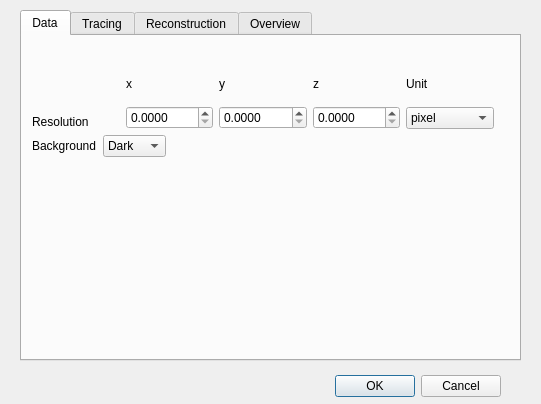
<?xml version="1.0" encoding="UTF-8"?>
<ui version="4.0">
 <class>SettingDialog</class>
 <widget class="QDialog" name="SettingDialog">
  <property name="geometry">
   <rect>
    <x>0</x>
    <y>0</y>
    <width>541</width>
    <height>404</height>
   </rect>
  </property>
  <property name="windowTitle">
   <string>Settings</string>
  </property>
  <widget class="QDialogButtonBox" name="buttonBox">
   <property name="geometry">
    <rect>
     <x>330</x>
     <y>370</y>
     <width>171</width>
     <height>32</height>
    </rect>
   </property>
   <property name="orientation">
    <enum>Qt::Horizontal</enum>
   </property>
   <property name="standardButtons">
    <set>QDialogButtonBox::Cancel|QDialogButtonBox::Ok</set>
   </property>
  </widget>
  <widget class="QTabWidget" name="tabWidget">
   <property name="geometry">
    <rect>
     <x>20</x>
     <y>10</y>
     <width>501</width>
     <height>351</height>
    </rect>
   </property>
   <property name="toolTip">
    <string>Scaling of the final reconstruction</string>
   </property>
   <property name="currentIndex">
    <number>0</number>
   </property>
   <widget class="QWidget" name="tab">
    <attribute name="title">
     <string>Data</string>
    </attribute>
    <widget class="QWidget" name="layoutWidget">
     <property name="geometry">
      <rect>
       <x>10</x>
       <y>31</y>
       <width>462</width>
       <height>90</height>
      </rect>
     </property>
     <layout class="QVBoxLayout" name="verticalLayout_11">
      <item>
       <layout class="QHBoxLayout" name="horizontalLayout_4">
        <item>
         <layout class="QVBoxLayout" name="verticalLayout_6">
          <item>
           <spacer name="verticalSpacer_4">
            <property name="orientation">
             <enum>Qt::Vertical</enum>
            </property>
            <property name="sizeHint" stdset="0">
             <size>
              <width>20</width>
              <height>18</height>
             </size>
            </property>
           </spacer>
          </item>
          <item>
           <widget class="QLabel" name="label">
            <property name="text">
             <string>Resolution</string>
            </property>
           </widget>
          </item>
         </layout>
        </item>
        <item>
         <layout class="QVBoxLayout" name="verticalLayout">
          <item>
           <widget class="QLabel" name="label_2">
            <property name="text">
             <string>x</string>
            </property>
           </widget>
          </item>
          <item>
           <widget class="QDoubleSpinBox" name="XResSpinBox">
            <property name="decimals">
             <number>4</number>
            </property>
           </widget>
          </item>
         </layout>
        </item>
        <item>
         <layout class="QVBoxLayout" name="verticalLayout_2">
          <item>
           <widget class="QLabel" name="label_3">
            <property name="text">
             <string>y</string>
            </property>
           </widget>
          </item>
          <item>
           <widget class="QDoubleSpinBox" name="YResSpinBox">
            <property name="decimals">
             <number>4</number>
            </property>
           </widget>
          </item>
         </layout>
        </item>
        <item>
         <layout class="QVBoxLayout" name="verticalLayout_3">
          <item>
           <widget class="QLabel" name="label_4">
            <property name="text">
             <string>z</string>
            </property>
           </widget>
          </item>
          <item>
           <widget class="QDoubleSpinBox" name="ZResSpinBox">
            <property name="decimals">
             <number>4</number>
            </property>
           </widget>
          </item>
         </layout>
        </item>
        <item>
         <layout class="QVBoxLayout" name="verticalLayout_4">
          <item>
           <widget class="QLabel" name="label_9">
            <property name="text">
             <string>Unit</string>
            </property>
           </widget>
          </item>
          <item>
           <widget class="QComboBox" name="unitComboBox">
            <item>
             <property name="text">
              <string>pixel</string>
             </property>
            </item>
            <item>
             <property name="text">
              <string>um</string>
             </property>
            </item>
           </widget>
          </item>
         </layout>
        </item>
       </layout>
      </item>
      <item>
       <layout class="QHBoxLayout" name="horizontalLayout_10">
        <item>
         <widget class="QLabel" name="label_17">
          <property name="text">
           <string>Background</string>
          </property>
         </widget>
        </item>
        <item>
         <widget class="QComboBox" name="backgroundComboBox">
          <item>
           <property name="text">
            <string>Dark</string>
           </property>
          </item>
          <item>
           <property name="text">
            <string>Bright</string>
           </property>
          </item>
         </widget>
        </item>
        <item>
         <spacer name="horizontalSpacer_4">
          <property name="orientation">
           <enum>Qt::Horizontal</enum>
          </property>
          <property name="sizeHint" stdset="0">
           <size>
            <width>40</width>
            <height>20</height>
           </size>
          </property>
         </spacer>
        </item>
       </layout>
      </item>
     </layout>
    </widget>
   </widget>
   <widget class="QWidget" name="tab_2">
    <attribute name="title">
     <string>Tracing</string>
    </attribute>
    <widget class="QWidget" name="layoutWidget1">
     <property name="geometry">
      <rect>
       <x>10</x>
       <y>0</y>
       <width>375</width>
       <height>279</height>
      </rect>
     </property>
     <layout class="QVBoxLayout" name="verticalLayout_5">
      <item>
       <layout class="QHBoxLayout" name="horizontalLayout_2">
        <item>
         <widget class="QLabel" name="label_5">
          <property name="text">
           <string>Trace effort</string>
          </property>
         </widget>
        </item>
        <item>
         <widget class="QComboBox" name="TraceComboBox">
          <item>
           <property name="text">
            <string>Hard</string>
           </property>
          </item>
          <item>
           <property name="text">
            <string>Normal</string>
           </property>
          </item>
         </widget>
        </item>
        <item>
         <spacer name="horizontalSpacer">
          <property name="orientation">
           <enum>Qt::Horizontal</enum>
          </property>
          <property name="sizeHint" stdset="0">
           <size>
            <width>40</width>
            <height>20</height>
           </size>
          </property>
         </spacer>
        </item>
       </layout>
      </item>
      <item>
       <spacer name="verticalSpacer_2">
        <property name="orientation">
         <enum>Qt::Vertical</enum>
        </property>
        <property name="sizeHint" stdset="0">
         <size>
          <width>20</width>
          <height>18</height>
         </size>
        </property>
       </spacer>
      </item>
      <item>
       <widget class="QCheckBox" name="maskCheckBox">
        <property name="text">
         <string>Masked</string>
        </property>
       </widget>
      </item>
      <item>
       <spacer name="verticalSpacer_8">
        <property name="orientation">
         <enum>Qt::Vertical</enum>
        </property>
        <property name="sizeHint" stdset="0">
         <size>
          <width>20</width>
          <height>18</height>
         </size>
        </property>
       </spacer>
      </item>
      <item>
       <layout class="QHBoxLayout" name="horizontalLayout">
        <item>
         <widget class="QLabel" name="label_6">
          <property name="text">
           <string>*Score threshold</string>
          </property>
         </widget>
        </item>
        <item>
         <widget class="QDoubleSpinBox" name="ScoreThreSpinBox"/>
        </item>
        <item>
         <spacer name="horizontalSpacer_2">
          <property name="orientation">
           <enum>Qt::Horizontal</enum>
          </property>
          <property name="sizeHint" stdset="0">
           <size>
            <width>40</width>
            <height>20</height>
           </size>
          </property>
         </spacer>
        </item>
       </layout>
      </item>
      <item>
       <spacer name="verticalSpacer">
        <property name="orientation">
         <enum>Qt::Vertical</enum>
        </property>
        <property name="sizeHint" stdset="0">
         <size>
          <width>20</width>
          <height>28</height>
         </size>
        </property>
       </spacer>
      </item>
      <item>
       <layout class="QHBoxLayout" name="horizontalLayout_12">
        <item>
         <layout class="QHBoxLayout" name="horizontalLayout_3">
          <item>
           <widget class="QLabel" name="label_8">
            <property name="text">
             <string>*Receptor</string>
            </property>
           </widget>
          </item>
          <item>
           <widget class="QComboBox" name="receptorComboBox">
            <item>
             <property name="text">
              <string>Default</string>
             </property>
            </item>
            <item>
             <property name="text">
              <string>Negative strengthen</string>
             </property>
            </item>
            <item>
             <property name="text">
              <string>Diff</string>
             </property>
            </item>
            <item>
             <property name="text">
              <string>Rectangle</string>
             </property>
            </item>
            <item>
             <property name="text">
              <string>Rpi template</string>
             </property>
            </item>
            <item>
             <property name="text">
              <string>2D</string>
             </property>
            </item>
           </widget>
          </item>
          <item>
           <widget class="QCheckBox" name="coneReceptorCheckBox">
            <property name="text">
             <string>Cone</string>
            </property>
           </widget>
          </item>
         </layout>
        </item>
        <item>
         <spacer name="horizontalSpacer_3">
          <property name="orientation">
           <enum>Qt::Horizontal</enum>
          </property>
          <property name="sizeHint" stdset="0">
           <size>
            <width>40</width>
            <height>20</height>
           </size>
          </property>
         </spacer>
        </item>
       </layout>
      </item>
      <item>
       <spacer name="verticalSpacer_3">
        <property name="orientation">
         <enum>Qt::Vertical</enum>
        </property>
        <property name="sizeHint" stdset="0">
         <size>
          <width>20</width>
          <height>18</height>
         </size>
        </property>
       </spacer>
      </item>
      <item>
       <widget class="QLabel" name="label_7">
        <property name="text">
         <string>*These options are for experimental purposes.</string>
        </property>
       </widget>
      </item>
     </layout>
    </widget>
   </widget>
   <widget class="QWidget" name="Reconstruction">
    <attribute name="title">
     <string>Reconstruction</string>
    </attribute>
    <widget class="QWidget" name="layoutWidget2">
     <property name="geometry">
      <rect>
       <x>21</x>
       <y>10</y>
       <width>406</width>
       <height>290</height>
      </rect>
     </property>
     <layout class="QVBoxLayout" name="verticalLayout_9">
      <item>
       <layout class="QHBoxLayout" name="horizontalLayout_5">
        <item>
         <layout class="QVBoxLayout" name="verticalLayout_7">
          <item>
           <spacer name="verticalSpacer_4b">
            <property name="orientation">
             <enum>Qt::Vertical</enum>
            </property>
            <property name="sizeHint" stdset="0">
             <size>
              <width>20</width>
              <height>18</height>
             </size>
            </property>
           </spacer>
          </item>
          <item>
           <widget class="QLabel" name="label_10">
            <property name="toolTip">
             <string>Scaling of the final reconstruction</string>
            </property>
            <property name="text">
             <string>Scale</string>
            </property>
           </widget>
          </item>
         </layout>
        </item>
        <item>
         <layout class="QVBoxLayout" name="verticalLayout_8">
          <item>
           <widget class="QLabel" name="label_11">
            <property name="text">
             <string>x-y</string>
            </property>
           </widget>
          </item>
          <item>
           <widget class="QDoubleSpinBox" name="XScaleSpinBox">
            <property name="decimals">
             <number>4</number>
            </property>
            <property name="value">
             <double>1.000000000000000</double>
            </property>
           </widget>
          </item>
         </layout>
        </item>
        <item>
         <layout class="QVBoxLayout" name="verticalLayout_10">
          <item>
           <widget class="QLabel" name="label_13">
            <property name="text">
             <string>z</string>
            </property>
           </widget>
          </item>
          <item>
           <widget class="QDoubleSpinBox" name="ZScaleSpinBox">
            <property name="decimals">
             <number>4</number>
            </property>
            <property name="value">
             <double>1.000000000000000</double>
            </property>
           </widget>
          </item>
         </layout>
        </item>
       </layout>
      </item>
      <item>
       <spacer name="verticalSpacer_9">
        <property name="orientation">
         <enum>Qt::Vertical</enum>
        </property>
        <property name="sizeHint" stdset="0">
         <size>
          <width>20</width>
          <height>13</height>
         </size>
        </property>
       </spacer>
      </item>
      <item>
       <layout class="QHBoxLayout" name="horizontalLayout_9">
        <item>
         <widget class="QLabel" name="label_16">
          <property name="toolTip">
           <string>Easy: use distance only; Hard: use distance and signal</string>
          </property>
          <property name="text">
           <string>Reconstruction effort</string>
          </property>
         </widget>
        </item>
        <item>
         <widget class="QComboBox" name="spComboBox">
          <item>
           <property name="text">
            <string>Easy</string>
           </property>
          </item>
          <item>
           <property name="text">
            <string>Hard</string>
           </property>
          </item>
         </widget>
        </item>
       </layout>
      </item>
      <item>
       <spacer name="verticalSpacer_5">
        <property name="orientation">
         <enum>Qt::Vertical</enum>
        </property>
        <property name="sizeHint" stdset="0">
         <size>
          <width>17</width>
          <height>17</height>
         </size>
        </property>
       </spacer>
      </item>
      <item>
       <layout class="QHBoxLayout" name="horizontalLayout_6">
        <item>
         <widget class="QLabel" name="label_12">
          <property name="toolTip">
           <string>Range to connect tubes</string>
          </property>
          <property name="text">
           <string>Neighbor range</string>
          </property>
         </widget>
        </item>
        <item>
         <widget class="QDoubleSpinBox" name="distSpinBox">
          <property name="value">
           <double>5.000000000000000</double>
          </property>
         </widget>
        </item>
        <item>
         <widget class="QLabel" name="label_14">
          <property name="text">
           <string>pixel</string>
          </property>
         </widget>
        </item>
       </layout>
      </item>
      <item>
       <spacer name="verticalSpacer_6">
        <property name="orientation">
         <enum>Qt::Vertical</enum>
        </property>
        <property name="sizeHint" stdset="0">
         <size>
          <width>20</width>
          <height>17</height>
         </size>
        </property>
       </spacer>
      </item>
      <item>
       <layout class="QHBoxLayout" name="horizontalLayout_8">
        <item>
         <widget class="QCheckBox" name="crossoverCheckBox">
          <property name="text">
           <string>Detect crossover</string>
          </property>
         </widget>
        </item>
        <item>
         <widget class="QCheckBox" name="treeCheckBox">
          <property name="text">
           <string>Single tree</string>
          </property>
         </widget>
        </item>
        <item>
         <widget class="QCheckBox" name="overshootCheckBox">
          <property name="text">
           <string>Remove overshoot</string>
          </property>
          <property name="checked">
           <bool>true</bool>
          </property>
         </widget>
        </item>
       </layout>
      </item>
      <item>
       <spacer name="verticalSpacer_7">
        <property name="orientation">
         <enum>Qt::Vertical</enum>
        </property>
        <property name="sizeHint" stdset="0">
         <size>
          <width>17</width>
          <height>13</height>
         </size>
        </property>
       </spacer>
      </item>
      <item>
       <layout class="QHBoxLayout" name="horizontalLayout_7">
        <item>
         <widget class="QLabel" name="label_15">
          <property name="text">
           <string>Root</string>
          </property>
         </widget>
        </item>
        <item>
         <widget class="QRadioButton" name="selectedRadioButton">
          <property name="text">
           <string>Selected</string>
          </property>
         </widget>
        </item>
        <item>
         <widget class="QRadioButton" name="autoRadioButton">
          <property name="text">
           <string>Auto</string>
          </property>
         </widget>
        </item>
       </layout>
      </item>
     </layout>
    </widget>
   </widget>
   <widget class="QWidget" name="Overview">
    <attribute name="title">
     <string>Overview</string>
    </attribute>
    <widget class="QPlainTextEdit" name="settingTextEdit">
     <property name="geometry">
      <rect>
       <x>30</x>
       <y>10</y>
       <width>441</width>
       <height>251</height>
      </rect>
     </property>
     <property name="readOnly">
      <bool>true</bool>
     </property>
     <property name="plainText">
      <string/>
     </property>
    </widget>
   </widget>
  </widget>
 </widget>
 <resources/>
 <connections>
  <connection>
   <sender>buttonBox</sender>
   <signal>accepted()</signal>
   <receiver>SettingDialog</receiver>
   <slot>accept()</slot>
   <hints>
    <hint type="sourcelabel">
     <x>248</x>
     <y>254</y>
    </hint>
    <hint type="destinationlabel">
     <x>157</x>
     <y>274</y>
    </hint>
   </hints>
  </connection>
  <connection>
   <sender>buttonBox</sender>
   <signal>rejected()</signal>
   <receiver>SettingDialog</receiver>
   <slot>reject()</slot>
   <hints>
    <hint type="sourcelabel">
     <x>316</x>
     <y>260</y>
    </hint>
    <hint type="destinationlabel">
     <x>286</x>
     <y>274</y>
    </hint>
   </hints>
  </connection>
 </connections>
</ui>
